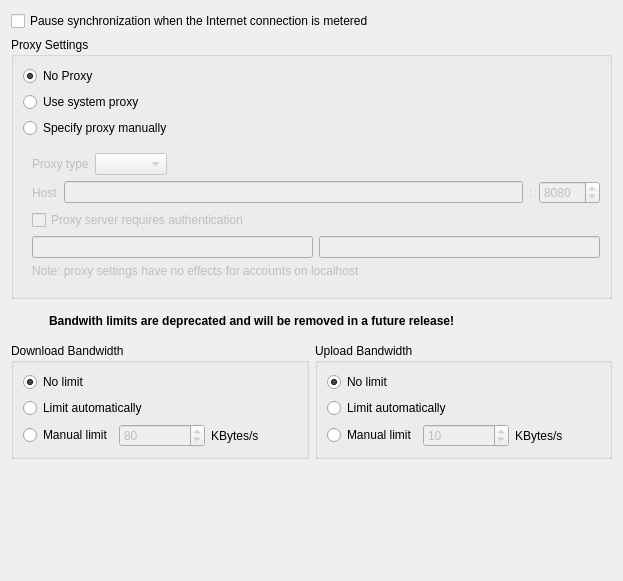
<?xml version="1.0" encoding="UTF-8"?>
<ui version="4.0">
 <class>OCC::NetworkSettings</class>
 <widget class="QWidget" name="OCC::NetworkSettings">
  <property name="geometry">
   <rect>
    <x>0</x>
    <y>0</y>
    <width>623</width>
    <height>581</height>
   </rect>
  </property>
  <property name="windowTitle">
   <string>Form</string>
  </property>
  <layout class="QVBoxLayout" name="verticalLayout_5">
   <item>
    <widget class="QCheckBox" name="pauseSyncWhenMeteredCheckbox">
     <property name="text">
      <string>Pause synchronization when the Internet connection is metered</string>
     </property>
    </widget>
   </item>
   <item>
    <widget class="QGroupBox" name="proxyGroupBox">
     <property name="enabled">
      <bool>true</bool>
     </property>
     <property name="title">
      <string>Proxy Settings</string>
     </property>
     <layout class="QVBoxLayout" name="verticalLayout_4">
      <item>
       <widget class="QRadioButton" name="noProxyRadioButton">
        <property name="text">
         <string>No Proxy</string>
        </property>
        <property name="checked">
         <bool>true</bool>
        </property>
        <attribute name="buttonGroup">
         <string notr="true">proxyButtonGroup</string>
        </attribute>
       </widget>
      </item>
      <item>
       <widget class="QRadioButton" name="systemProxyRadioButton">
        <property name="text">
         <string>Use system proxy</string>
        </property>
        <attribute name="buttonGroup">
         <string notr="true">proxyButtonGroup</string>
        </attribute>
       </widget>
      </item>
      <item>
       <widget class="QRadioButton" name="manualProxyRadioButton">
        <property name="text">
         <string>Specify proxy manually</string>
        </property>
        <attribute name="buttonGroup">
         <string notr="true">proxyButtonGroup</string>
        </attribute>
       </widget>
      </item>
      <item>
       <widget class="QWidget" name="manualSettings" native="true">
        <property name="enabled">
         <bool>false</bool>
        </property>
        <layout class="QVBoxLayout" name="verticalLayout">
         <property name="rightMargin">
          <number>0</number>
         </property>
         <item>
          <layout class="QHBoxLayout" name="horizontalLayout_3">
           <item>
            <widget class="QLabel" name="label_2">
             <property name="text">
              <string>Proxy type</string>
             </property>
             <property name="buddy">
              <cstring>typeComboBox</cstring>
             </property>
            </widget>
           </item>
           <item>
            <widget class="QComboBox" name="typeComboBox">
             <property name="enabled">
              <bool>false</bool>
             </property>
            </widget>
           </item>
           <item>
            <spacer name="horizontalSpacer">
             <property name="orientation">
              <enum>Qt::Horizontal</enum>
             </property>
             <property name="sizeHint" stdset="0">
              <size>
               <width>40</width>
               <height>20</height>
              </size>
             </property>
            </spacer>
           </item>
          </layout>
         </item>
         <item>
          <layout class="QHBoxLayout" name="horizontalLayout">
           <item>
            <widget class="QLabel" name="hostLabel">
             <property name="text">
              <string>Host</string>
             </property>
             <property name="buddy">
              <cstring>hostLineEdit</cstring>
             </property>
            </widget>
           </item>
           <item>
            <widget class="QLineEdit" name="hostLineEdit">
             <property name="sizePolicy">
              <sizepolicy hsizetype="MinimumExpanding" vsizetype="Fixed">
               <horstretch>0</horstretch>
               <verstretch>0</verstretch>
              </sizepolicy>
             </property>
             <property name="accessibleName">
              <string>Proxy Hostname</string>
             </property>
             <property name="text">
              <string/>
             </property>
            </widget>
           </item>
           <item>
            <widget class="QLabel" name="label">
             <property name="text">
              <string>:</string>
             </property>
            </widget>
           </item>
           <item>
            <widget class="QSpinBox" name="portSpinBox">
             <property name="sizePolicy">
              <sizepolicy hsizetype="Maximum" vsizetype="Fixed">
               <horstretch>0</horstretch>
               <verstretch>0</verstretch>
              </sizepolicy>
             </property>
             <property name="accessibleName">
              <string>Proxy Port Number</string>
             </property>
             <property name="minimum">
              <number>1</number>
             </property>
             <property name="maximum">
              <number>65535</number>
             </property>
             <property name="value">
              <number>8080</number>
             </property>
            </widget>
           </item>
          </layout>
         </item>
         <item>
          <widget class="QCheckBox" name="authRequiredcheckBox">
           <property name="enabled">
            <bool>false</bool>
           </property>
           <property name="text">
            <string>Proxy server requires authentication</string>
           </property>
          </widget>
         </item>
         <item>
          <widget class="QWidget" name="authWidgets" native="true">
           <property name="enabled">
            <bool>false</bool>
           </property>
           <layout class="QHBoxLayout" name="horizontalLayout_2">
            <property name="leftMargin">
             <number>0</number>
            </property>
            <property name="topMargin">
             <number>0</number>
            </property>
            <property name="rightMargin">
             <number>0</number>
            </property>
            <property name="bottomMargin">
             <number>0</number>
            </property>
            <item>
             <widget class="QLineEdit" name="userLineEdit">
              <property name="text">
               <string/>
              </property>
             </widget>
            </item>
            <item>
             <widget class="QLineEdit" name="passwordLineEdit">
              <property name="text">
               <string/>
              </property>
              <property name="echoMode">
               <enum>QLineEdit::Password</enum>
              </property>
             </widget>
            </item>
           </layout>
          </widget>
         </item>
         <item>
          <widget class="QLabel" name="labelLocalhost">
           <property name="text">
            <string>Note: proxy settings have no effects for accounts on localhost</string>
           </property>
          </widget>
         </item>
        </layout>
       </widget>
      </item>
     </layout>
    </widget>
   </item>
   <item>
    <layout class="QHBoxLayout" name="horizontalLayout_7">
     <item>
      <widget class="QLabel" name="warningIcon">
       <property name="sizePolicy">
        <sizepolicy hsizetype="Fixed" vsizetype="Fixed">
         <horstretch>0</horstretch>
         <verstretch>0</verstretch>
        </sizepolicy>
       </property>
       <property name="minimumSize">
        <size>
         <width>32</width>
         <height>32</height>
        </size>
       </property>
       <property name="maximumSize">
        <size>
         <width>32</width>
         <height>32</height>
        </size>
       </property>
       <property name="text">
        <string notr="true"/>
       </property>
       <property name="pixmap">
        <pixmap resource="../resources/client.qrc">:/client/resources/core/states/warning.svg</pixmap>
       </property>
       <property name="scaledContents">
        <bool>true</bool>
       </property>
      </widget>
     </item>
     <item>
      <widget class="QLabel" name="warningLabel">
       <property name="font">
        <font>
         <bold>true</bold>
        </font>
       </property>
       <property name="text">
        <string>Bandwith limits are deprecated and will be removed in a future release!</string>
       </property>
      </widget>
     </item>
    </layout>
   </item>
   <item>
    <layout class="QHBoxLayout" name="horizontalLayout_5">
     <item>
      <widget class="QGroupBox" name="downloadBox">
       <property name="sizePolicy">
        <sizepolicy hsizetype="Preferred" vsizetype="Maximum">
         <horstretch>0</horstretch>
         <verstretch>0</verstretch>
        </sizepolicy>
       </property>
       <property name="title">
        <string>Download Bandwidth</string>
       </property>
       <layout class="QVBoxLayout" name="verticalLayout_2">
        <item>
         <widget class="QRadioButton" name="noDownloadLimitRadioButton">
          <property name="text">
           <string>No limit</string>
          </property>
          <property name="checked">
           <bool>true</bool>
          </property>
         </widget>
        </item>
        <item>
         <widget class="QRadioButton" name="autoDownloadLimitRadioButton">
          <property name="toolTip">
           <string>Limit to 3/4 of estimated bandwidth</string>
          </property>
          <property name="text">
           <string>Limit automatically</string>
          </property>
         </widget>
        </item>
        <item>
         <layout class="QHBoxLayout" name="horizontalLayout_6">
          <item>
           <widget class="QRadioButton" name="downloadLimitRadioButton">
            <property name="text">
             <string>Manual limit</string>
            </property>
           </widget>
          </item>
          <item>
           <widget class="QSpinBox" name="downloadSpinBox">
            <property name="enabled">
             <bool>false</bool>
            </property>
            <property name="accessibleName">
             <string>Download bandwidth in kilobytes per second</string>
            </property>
            <property name="maximum">
             <number>9999</number>
            </property>
            <property name="value">
             <number>80</number>
            </property>
           </widget>
          </item>
          <item>
           <widget class="QLabel" name="label_3">
            <property name="text">
             <string>KBytes/s</string>
            </property>
           </widget>
          </item>
         </layout>
        </item>
        <item>
         <spacer name="verticalSpacer_2">
          <property name="orientation">
           <enum>Qt::Vertical</enum>
          </property>
          <property name="sizeHint" stdset="0">
           <size>
            <width>147</width>
            <height>25</height>
           </size>
          </property>
         </spacer>
        </item>
       </layout>
      </widget>
     </item>
     <item>
      <widget class="QGroupBox" name="uploadBox">
       <property name="sizePolicy">
        <sizepolicy hsizetype="Preferred" vsizetype="Maximum">
         <horstretch>0</horstretch>
         <verstretch>0</verstretch>
        </sizepolicy>
       </property>
       <property name="title">
        <string>Upload Bandwidth</string>
       </property>
       <layout class="QVBoxLayout" name="verticalLayout_3">
        <item>
         <widget class="QRadioButton" name="noUploadLimitRadioButton">
          <property name="text">
           <string>No limit</string>
          </property>
          <property name="checked">
           <bool>true</bool>
          </property>
         </widget>
        </item>
        <item>
         <widget class="QRadioButton" name="autoUploadLimitRadioButton">
          <property name="toolTip">
           <string>Limit to 3/4 of estimated bandwidth</string>
          </property>
          <property name="text">
           <string>Limit automatically</string>
          </property>
         </widget>
        </item>
        <item>
         <layout class="QHBoxLayout" name="horizontalLayout_4">
          <item>
           <widget class="QRadioButton" name="uploadLimitRadioButton">
            <property name="text">
             <string>Manual limit</string>
            </property>
           </widget>
          </item>
          <item>
           <widget class="QSpinBox" name="uploadSpinBox">
            <property name="enabled">
             <bool>false</bool>
            </property>
            <property name="accessibleName">
             <string>Upload bandwidth in kilobytes per second</string>
            </property>
            <property name="minimum">
             <number>1</number>
            </property>
            <property name="maximum">
             <number>9999</number>
            </property>
            <property name="value">
             <number>10</number>
            </property>
           </widget>
          </item>
          <item>
           <widget class="QLabel" name="label_4">
            <property name="text">
             <string>KBytes/s</string>
            </property>
           </widget>
          </item>
         </layout>
        </item>
       </layout>
      </widget>
     </item>
    </layout>
   </item>
   <item>
    <spacer name="verticalSpacer">
     <property name="orientation">
      <enum>Qt::Vertical</enum>
     </property>
     <property name="sizeHint" stdset="0">
      <size>
       <width>20</width>
       <height>0</height>
      </size>
     </property>
    </spacer>
   </item>
  </layout>
 </widget>
 <tabstops>
  <tabstop>pauseSyncWhenMeteredCheckbox</tabstop>
  <tabstop>noProxyRadioButton</tabstop>
  <tabstop>systemProxyRadioButton</tabstop>
  <tabstop>manualProxyRadioButton</tabstop>
  <tabstop>typeComboBox</tabstop>
  <tabstop>hostLineEdit</tabstop>
  <tabstop>portSpinBox</tabstop>
  <tabstop>authRequiredcheckBox</tabstop>
  <tabstop>userLineEdit</tabstop>
  <tabstop>passwordLineEdit</tabstop>
  <tabstop>noDownloadLimitRadioButton</tabstop>
  <tabstop>autoDownloadLimitRadioButton</tabstop>
  <tabstop>downloadLimitRadioButton</tabstop>
  <tabstop>downloadSpinBox</tabstop>
  <tabstop>noUploadLimitRadioButton</tabstop>
  <tabstop>autoUploadLimitRadioButton</tabstop>
  <tabstop>uploadLimitRadioButton</tabstop>
  <tabstop>uploadSpinBox</tabstop>
 </tabstops>
 <resources>
  <include location="../resources/client.qrc"/>
 </resources>
 <connections>
  <connection>
   <sender>downloadLimitRadioButton</sender>
   <signal>toggled(bool)</signal>
   <receiver>downloadSpinBox</receiver>
   <slot>setEnabled(bool)</slot>
   <hints>
    <hint type="sourcelabel">
     <x>73</x>
     <y>69</y>
    </hint>
    <hint type="destinationlabel">
     <x>131</x>
     <y>78</y>
    </hint>
   </hints>
  </connection>
  <connection>
   <sender>uploadLimitRadioButton</sender>
   <signal>toggled(bool)</signal>
   <receiver>uploadSpinBox</receiver>
   <slot>setEnabled(bool)</slot>
   <hints>
    <hint type="sourcelabel">
     <x>322</x>
     <y>101</y>
    </hint>
    <hint type="destinationlabel">
     <x>411</x>
     <y>106</y>
    </hint>
   </hints>
  </connection>
 </connections>
 <buttongroups>
  <buttongroup name="proxyButtonGroup"/>
 </buttongroups>
</ui>
